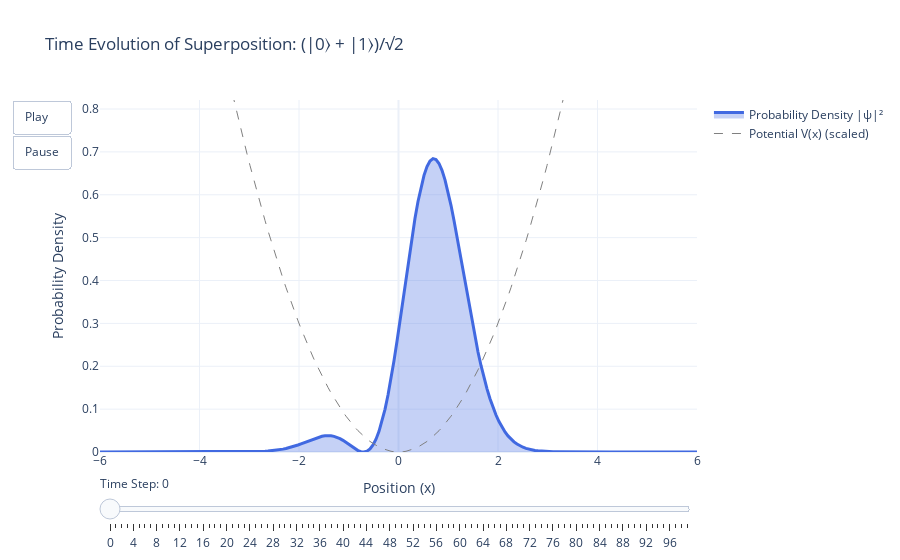

Notebook code cell kept with this figure:
### Markdown cell above
How does the wavefunction of this superposition state look?

Once again, you can skip the details of this code.

### Code cell
import numpy as np
import qutip as qp
import plotly.graph_objects as go
from scipy.special import eval_hermite
from math import factorial

# --- 1. Physics Setup ---
# System parameters
N = 10                  # Hilbert space size
x_vec = np.linspace(-6, 6, 200)  # Position grid
tlist = np.linspace(0, 2*np.pi, 100) # One full period (T = 2pi)

# Define Operators & Hamiltonian
a = qp.destroy(N)
H = a.dag() * a + 0.5 * qp.qeye(N)

# Define Initial State: Equal superposition of |0> and |1>
# This creates the maximum "sloshing" effect
psi0 = (qp.basis(N, 0) + qp.basis(N, 1)).unit()

# Time Evolution
result = qp.sesolve(H, psi0, tlist, [])

# --- 2. Helper: Convert Fock Basis to Position Basis ---
def get_x_basis_matrix(x_grid, N_dim):
    """
    Creates a matrix where rows are the analytic eigenstates evaluated at x.
    Shape: (N_dim, len(x_grid))
    """
    basis_matrix = np.zeros((N_dim, len(x_grid)))
    for n in range(N_dim):
        # Analytic formula for QHO eigenstates (m=w=hbar=1)
        norm = 1.0 / np.sqrt(2**n * factorial(n) * np.sqrt(np.pi))
        basis_matrix[n, :] = norm * eval_hermite(n, x_grid) * np.exp(-x_grid**2 / 2)
    return basis_matrix

# Precompute basis functions (Matrix M)
# We can find psi(x,t) by: psi(x,t) = M.T @ coeffs(t)
basis_x = get_x_basis_matrix(x_vec, N)

# --- 3. Generate Frames for Animation ---
frames = []
max_prob = 0 # Track max height for plotting

for i, t in enumerate(tlist):
    # Get coefficients c_n for current time step
    # result.states[i] is a Qobj, .full() gives the dense vector
    coeffs = result.states[i].full().flatten()
    
    # Calculate wavefunction: sum(c_n * psi_n(x))
    # Using matrix multiplication for speed
    psi_x = np.dot(coeffs, basis_x)
    
    # Probability Density
    prob_density = np.abs(psi_x)**2
    max_prob = max(max_prob, np.max(prob_density))
    
    frames.append(go.Frame(
        data=[go.Scatter(x=x_vec, y=prob_density)],
        name=str(i) # Name used for linking slider
    ))

# --- 4. Build the Plotly Figure ---
fig = go.Figure(
    data=[
        # Trace 0: The dynamic wavefunction (Start at t=0)
        go.Scatter(
            x=x_vec, 
            y=np.abs(np.dot(result.states[0].full().flatten(), basis_x))**2,
            mode='lines',
            name='Probability Density |ψ|²',
            line=dict(color='royalblue', width=3),
            fill='tozeroy',
            fillcolor='rgba(65, 105, 225, 0.3)'
        ),
        # Trace 1: The Potential Well (Static Background)
        # Scaled arbitrarily to fit the plot nicely
        go.Scatter(
            x=x_vec,
            y=0.5 * x_vec**2 * 0.15, # Scaled potential V(x)
            mode='lines',
            name='Potential V(x) (scaled)',
            line=dict(color='gray', dash='dash', width=1),
            hoverinfo='skip'
        )
    ],
    frames=frames
)

# --- 5. Add Controls (Play Button & Slider) ---
fig.update_layout(
    title="Time Evolution of Superposition: (|0⟩ + |1⟩)/√2",
    xaxis_title="Position (x)",
    yaxis_title="Probability Density",
    yaxis=dict(range=[0, max_prob * 1.2]), # Fix Y-axis to prevent jumping
    template="plotly_white",
    
    updatemenus=[dict(
        type="buttons",
        showactive=False,
        buttons=[dict(
            label="Play",
            method="animate",
            args=[None, dict(frame=dict(duration=50, redraw=True), fromcurrent=True)]
        ),
        dict(
            label="Pause",
            method="animate",
            args=[[None], dict(frame=dict(duration=0, redraw=False), mode="immediate", transition=dict(duration=0))]
        )]
    )],
    
    sliders=[dict(
        steps=[dict(
            method='animate',
            args=[[str(k)], dict(mode='immediate', frame=dict(duration=0, redraw=True), transition=dict(duration=0))],
            label=f"{k}"
        ) for k in range(len(tlist))],
        currentvalue={"prefix": "Time Step: "}
    )]
)

fig.show()

### Figure 1 — Plotly figure (JSON) as saved in the notebook; plotly's stock layout.template omitted (floating-point values rounded to 4 significant figures; data arrays with more than 128 entries replaced by an {"elided": "..."} marker saying what was removed)
{"data": [{"fill": "tozeroy", "fillcolor": "rgba(65, 105, 225, 0.3)", "line": {"color": "royalblue", "width": 3}, "mode": "lines", "name": "Probability Density |ψ|²", "type": "scatter", "x": {"elided": "200 float values"}, "y": {"elided": "200 float values"}}, {"hoverinfo": "skip", "line": {"color": "gray", "dash": "dash", "width": 1}, "mode": "lines", "name": "Potential V(x) (scaled)", "type": "scatter", "x": {"elided": "200 float values"}, "y": {"elided": "200 float values"}}], "layout": {"sliders": [{"currentvalue": {"prefix": "Time Step: "}, "steps": [{"args": [["0"], {"frame": {"duration": 0, "redraw": true}, "mode": "immediate", "transition": {"duration": 0}}], "label": "0", "method": "animate"}, {"args": [["1"], {"frame": {"duration": 0, "redraw": true}, "mode": "immediate", "transition": {"duration": 0}}], "label": "1", "method": "animate"}, {"args": [["2"], {"frame": {"duration": 0, "redraw": true}, "mode": "immediate", "transition": {"duration": 0}}], "label": "2", "method": "animate"}, {"args": [["3"], {"frame": {"duration": 0, "redraw": true}, "mode": "immediate", "transition": {"duration": 0}}], "label": "3", "method": "animate"}, {"args": [["4"], {"frame": {"duration": 0, "redraw": true}, "mode": "immediate", "transition": {"duration": 0}}], "label": "4", "method": "animate"}, {"args": [["5"], {"frame": {"duration": 0, "redraw": true}, "mode": "immediate", "transition": {"duration": 0}}], "label": "5", "method": "animate"}, {"args": [["6"], {"frame": {"duration": 0, "redraw": true}, "mode": "immediate", "transition": {"duration": 0}}], "label": "6", "method": "animate"}, {"args": [["7"], {"frame": {"duration": 0, "redraw": true}, "mode": "immediate", "transition": {"duration": 0}}], "label": "7", "method": "animate"}, {"args": [["8"], {"frame": {"duration": 0, "redraw": true}, "mode": "immediate", "transition": {"duration": 0}}], "label": "8", "method": "animate"}, {"args": [["9"], {"frame": {"duration": 0, "redraw": true}, "mode": "immediate", "transition": {"duration": 0}}], "label": "9", "method": "animate"}, {"args": [["10"], {"frame": {"duration": 0, "redraw": true}, "mode": "immediate", "transition": {"duration": 0}}], "label": "10", "method": "animate"}, {"args": [["11"], {"frame": {"duration": 0, "redraw": true}, "mode": "immediate", "transition": {"duration": 0}}], "label": "11", "method": "animate"}, {"args": [["12"], {"frame": {"duration": 0, "redraw": true}, "mode": "immediate", "transition": {"duration": 0}}], "label": "12", "method": "animate"}, {"args": [["13"], {"frame": {"duration": 0, "redraw": true}, "mode": "immediate", "transition": {"duration": 0}}], "label": "13", "method": "animate"}, {"args": [["14"], {"frame": {"duration": 0, "redraw": true}, "mode": "immediate", "transition": {"duration": 0}}], "label": "14", "method": "animate"}, {"args": [["15"], {"frame": {"duration": 0, "redraw": true}, "mode": "immediate", "transition": {"duration": 0}}], "label": "15", "method": "animate"}, {"args": [["16"], {"frame": {"duration": 0, "redraw": true}, "mode": "immediate", "transition": {"duration": 0}}], "label": "16", "method": "animate"}, {"args": [["17"], {"frame": {"duration": 0, "redraw": true}, "mode": "immediate", "transition": {"duration": 0}}], "label": "17", "method": "animate"}, {"args": [["18"], {"frame": {"duration": 0, "redraw": true}, "mode": "immediate", "transition": {"duration": 0}}], "label": "18", "method": "animate"}, {"args": [["19"], {"frame": {"duration": 0, "redraw": true}, "mode": "immediate", "transition": {"duration": 0}}], "label": "19", "method": "animate"}, {"args": [["20"], {"frame": {"duration": 0, "redraw": true}, "mode": "immediate", "transition": {"duration": 0}}], "label": "20", "method": "animate"}, {"args": [["21"], {"frame": {"duration": 0, "redraw": true}, "mode": "immediate", "transition": {"duration": 0}}], "label": "21", "method": "animate"}, {"args": [["22"], {"frame": {"duration": 0, "redraw": true}, "mode": "immediate", "transition": {"duration": 0}}], "label": "22", "method": "animate"}, {"args": [["23"], {"frame": {"duration": 0, "redraw": true}, "mode": "immediate", "transition": {"duration": 0}}], "label": "23", "method": "animate"}, {"args": [["24"], {"frame": {"duration": 0, "redraw": true}, "mode": "immediate", "transition": {"duration": 0}}], "label": "24", "method": "animate"}, {"args": [["25"], {"frame": {"duration": 0, "redraw": true}, "mode": "immediate", "transition": {"duration": 0}}], "label": "25", "method": "animate"}, {"args": [["26"], {"frame": {"duration": 0, "redraw": true}, "mode": "immediate", "transition": {"duration": 0}}], "label": "26", "method": "animate"}, {"args": [["27"], {"frame": {"duration": 0, "redraw": true}, "mode": "immediate", "transition": {"duration": 0}}], "label": "27", "method": "animate"}, {"args": [["28"], {"frame": {"duration": 0, "redraw": true}, "mode": "immediate", "transition": {"duration": 0}}], "label": "28", "method": "animate"}, {"args": [["29"], {"frame": {"duration": 0, "redraw": true}, "mode": "immediate", "transition": {"duration": 0}}], "label": "29", "method": "animate"}, {"args": [["30"], {"frame": {"duration": 0, "redraw": true}, "mode": "immediate", "transition": {"duration": 0}}], "label": "30", "method": "animate"}, {"args": [["31"], {"frame": {"duration": 0, "redraw": true}, "mode": "immediate", "transition": {"duration": 0}}], "label": "31", "method": "animate"}, {"args": [["32"], {"frame": {"duration": 0, "redraw": true}, "mode": "immediate", "transition": {"duration": 0}}], "label": "32", "method": "animate"}, {"args": [["33"], {"frame": {"duration": 0, "redraw": true}, "mode": "immediate", "transition": {"duration": 0}}], "label": "33", "method": "animate"}, {"args": [["34"], {"frame": {"duration": 0, "redraw": true}, "mode": "immediate", "transition": {"duration": 0}}], "label": "34", "method": "animate"}, {"args": [["35"], {"frame": {"duration": 0, "redraw": true}, "mode": "immediate", "transition": {"duration": 0}}], "label": "35", "method": "animate"}, {"args": [["36"], {"frame": {"duration": 0, "redraw": true}, "mode": "immediate", "transition": {"duration": 0}}], "label": "36", "method": "animate"}, {"args": [["37"], {"frame": {"duration": 0, "redraw": true}, "mode": "immediate", "transition": {"duration": 0}}], "label": "37", "method": "animate"}, {"args": [["38"], {"frame": {"duration": 0, "redraw": true}, "mode": "immediate", "transition": {"duration": 0}}], "label": "38", "method": "animate"}, {"args": [["39"], {"frame": {"duration": 0, "redraw": true}, "mode": "immediate", "transition": {"duration": 0}}], "label": "39", "method": "animate"}, {"args": [["40"], {"frame": {"duration": 0, "redraw": true}, "mode": "immediate", "transition": {"duration": 0}}], "label": "40", "method": "animate"}, {"args": [["41"], {"frame": {"duration": 0, "redraw": true}, "mode": "immediate", "transition": {"duration": 0}}], "label": "41", "method": "animate"}, {"args": [["42"], {"frame": {"duration": 0, "redraw": true}, "mode": "immediate", "transition": {"duration": 0}}], "label": "42", "method": "animate"}, {"args": [["43"], {"frame": {"duration": 0, "redraw": true}, "mode": "immediate", "transition": {"duration": 0}}], "label": "43", "method": "animate"}, {"args": [["44"], {"frame": {"duration": 0, "redraw": true}, "mode": "immediate", "transition": {"duration": 0}}], "label": "44", "method": "animate"}, {"args": [["45"], {"frame": {"duration": 0, "redraw": true}, "mode": "immediate", "transition": {"duration": 0}}], "label": "45", "method": "animate"}, {"args": [["46"], {"frame": {"duration": 0, "redraw": true}, "mode": "immediate", "transition": {"duration": 0}}], "label": "46", "method": "animate"}, {"args": [["47"], {"frame": {"duration": 0, "redraw": true}, "mode": "immediate", "transition": {"duration": 0}}], "label": "47", "method": "animate"}, {"args": [["48"], {"frame": {"duration": 0, "redraw": true}, "mode": "immediate", "transition": {"duration": 0}}], "label": "48", "method": "animate"}, {"args": [["49"], {"frame": {"duration": 0, "redraw": true}, "mode": "immediate", "transition": {"duration": 0}}], "label": "49", "method": "animate"}, {"args": [["50"], {"frame": {"duration": 0, "redraw": true}, "mode": "immediate", "transition": {"duration": 0}}], "label": "50", "method": "animate"}, {"args": [["51"], {"frame": {"duration": 0, "redraw": true}, "mode": "immediate", "transition": {"duration": 0}}], "label": "51", "method": "animate"}, {"args": [["52"], {"frame": {"duration": 0, "redraw": true}, "mode": "immediate", "transition": {"duration": 0}}], "label": "52", "method": "animate"}, {"args": [["53"], {"frame": {"duration": 0, "redraw": true}, "mode": "immediate", "transition": {"duration": 0}}], "label": "53", "method": "animate"}, {"args": [["54"], {"frame": {"duration": 0, "redraw": true}, "mode": "immediate", "transition": {"duration": 0}}], "label": "54", "method": "animate"}, {"args": [["55"], {"frame": {"duration": 0, "redraw": true}, "mode": "immediate", "transition": {"duration": 0}}], "label": "55", "method": "animate"}, {"args": [["56"], {"frame": {"duration": 0, "redraw": true}, "mode": "immediate", "transition": {"duration": 0}}], "label": "56", "method": "animate"}, {"args": [["57"], {"frame": {"duration": 0, "redraw": true}, "mode": "immediate", "transition": {"duration": 0}}], "label": "57", "method": "animate"}, {"args": [["58"], {"frame": {"duration": 0, "redraw": true}, "mode": "immediate", "transition": {"duration": 0}}], "label": "58", "method": "animate"}, {"args": [["59"], {"frame": {"duration": 0, "redraw": true}, "mode": "immediate", "transition": {"duration": 0}}], "label": "59", "method": "animate"}, {"args": [["60"], {"frame": {"duration": 0, "redraw": true}, "mode": "immediate", "transition": {"duration": 0}}], "label": "60", "method": "animate"}, {"args": [["61"], {"frame": {"duration": 0, "redraw": true}, "mode": "immediate", "transition": {"duration": 0}}], "label": "61", "method": "animate"}, {"args": [["62"], {"frame": {"duration": 0, "redraw": true}, "mode": "immediate", "transition": {"duration": 0}}], "label": "62", "method": "animate"}, {"args": [["63"], {"frame": {"duration": 0, "redraw": true}, "mode": "immediate", "transition": {"duration": 0}}], "label": "63", "method": "animate"}, {"args": [["64"], {"frame": {"duration": 0, "redraw": true}, "mode": "immediate", "transition": {"duration": 0}}], "label": "64", "method": "animate"}, {"args": [["65"], {"frame": {"duration": 0, "redraw": true}, "mode": "immediate", "transition": {"duration": 0}}], "label": "65", "method": "animate"}, {"args": [["66"], {"frame": {"duration": 0, "redraw": true}, "mode": "immediate", "transition": {"duration": 0}}], "label": "66", "method": "animate"}, {"args": [["67"], {"frame": {"duration": 0, "redraw": true}, "mode": "immediate", "transition": {"duration": 0}}], "label": "67", "method": "animate"}, {"args": [["68"], {"frame": {"duration": 0, "redraw": true}, "mode": "immediate", "transition": {"duration": 0}}], "label": "68", "method": "animate"}, {"args": [["69"], {"frame": {"duration": 0, "redraw": true}, "mode": "immediate", "transition": {"duration": 0}}], "label": "69", "method": "animate"}, {"args": [["70"], {"frame": {"duration": 0, "redraw": true}, "mode": "immediate", "transition": {"duration": 0}}], "label": "70", "method": "animate"}, {"args": [["71"], {"frame": {"duration": 0, "redraw": true}, "mode": "immediate", "transition": {"duration": 0}}], "label": "71", "method": "animate"}, {"args": [["72"], {"frame": {"duration": 0, "redraw": true}, "mode": "immediate", "transition": {"duration": 0}}], "label": "72", "method": "animate"}, {"args": [["73"], {"frame": {"duration": 0, "redraw": true}, "mode": "immediate", "transition": {"duration": 0}}], "label": "73", "method": "animate"}, {"args": [["74"], {"frame": {"duration": 0, "redraw": true}, "mode": "immediate", "transition": {"duration": 0}}], "label": "74", "method": "animate"}, {"args": [["75"], {"frame": {"duration": 0, "redraw": true}, "mode": "immediate", "transition": {"duration": 0}}], "label": "75", "method": "animate"}, {"args": [["76"], {"frame": {"duration": 0, "redraw": true}, "mode": "immediate", "transition": {"duration": 0}}], "label": "76", "method": "animate"}, {"args": [["77"], {"frame": {"duration": 0, "redraw": true}, "mode": "immediate", "transition": {"duration": 0}}], "label": "77", "method": "animate"}, {"args": [["78"], {"frame": {"duration": 0, "redraw": true}, "mode": "immediate", "transition": {"duration": 0}}], "label": "78", "method": "animate"}, {"args": [["79"], {"frame": {"duration": 0, "redraw": true}, "mode": "immediate", "transition": {"duration": 0}}], "label": "79", "method": "animate"}, {"args": [["80"], {"frame": {"duration": 0, "redraw": true}, "mode": "immediate", "transition": {"duration": 0}}], "label": "80", "method": "animate"}, {"args": [["81"], {"frame": {"duration": 0, "redraw": true}, "mode": "immediate", "transition": {"duration": 0}}], "label": "81", "method": "animate"}, {"args": [["82"], {"frame": {"duration": 0, "redraw": true}, "mode": "immediate", "transition": {"duration": 0}}], "label": "82", "method": "animate"}, {"args": [["83"], {"frame": {"duration": 0, "redraw": true}, "mode": "immediate", "transition": {"duration": 0}}], "label": "83", "method": "animate"}, {"args": [["84"], {"frame": {"duration": 0, "redraw": true}, "mode": "immediate", "transition": {"duration": 0}}], "label": "84", "method": "animate"}, {"args": [["85"], {"frame": {"duration": 0, "redraw": true}, "mode": "immediate", "transition": {"duration": 0}}], "label": "85", "method": "animate"}, {"args": [["86"], {"frame": {"duration": 0, "redraw": true}, "mode": "immediate", "transition": {"duration": 0}}], "label": "86", "method": "animate"}, {"args": [["87"], {"frame": {"duration": 0, "redraw": true}, "mode": "immediate", "transition": {"duration": 0}}], "label": "87", "method": "animate"}, {"args": [["88"], {"frame": {"duration": 0, "redraw": true}, "mode": "immediate", "transition": {"duration": 0}}], "label": "88", "method": "animate"}, {"args": [["89"], {"frame": {"duration": 0, "redraw": true}, "mode": "immediate", "transition": {"duration": 0}}], "label": "89", "method": "animate"}, {"args": [["90"], {"frame": {"duration": 0, "redraw": true}, "mode": "immediate", "transition": {"duration": 0}}], "label": "90", "method": "animate"}, {"args": [["91"], {"frame": {"duration": 0, "redraw": true}, "mode": "immediate", "transition": {"duration": 0}}], "label": "91", "method": "animate"}, {"args": [["92"], {"frame": {"duration": 0, "redraw": true}, "mode": "immediate", "transition": {"duration": 0}}], "label": "92", "method": "animate"}, {"args": [["93"], {"frame": {"duration": 0, "redraw": true}, "mode": "immediate", "transition": {"duration": 0}}], "label": "93", "method": "animate"}, {"args": [["94"], {"frame": {"duration": 0, "redraw": true}, "mode": "immediate", "transition": {"duration": 0}}], "label": "94", "method": "animate"}, {"args": [["95"], {"frame": {"duration": 0, "redraw": true}, "mode": "immediate", "transition": {"duration": 0}}], "label": "95", "method": "animate"}, {"args": [["96"], {"frame": {"duration": 0, "redraw": true}, "mode": "immediate", "transition": {"duration": 0}}], "label": "96", "method": "animate"}, {"args": [["97"], {"frame": {"duration": 0, "redraw": true}, "mode": "immediate", "transition": {"duration": 0}}], "label": "97", "method": "animate"}, {"args": [["98"], {"frame": {"duration": 0, "redraw": true}, "mode": "immediate", "transition": {"duration": 0}}], "label": "98", "method": "animate"}, {"args": [["99"], {"frame": {"duration": 0, "redraw": true}, "mode": "immediate", "transition": {"duration": 0}}], "label": "99", "method": "animate"}]}], "title": {"text": "Time Evolution of Superposition: (|0⟩ + |1⟩)/√2"}, "updatemenus": [{"buttons": [{"args": [null, {"frame": {"duration": 50, "redraw": true}, "fromcurrent": true}], "label": "Play", "method": "animate"}, {"args": [[null], {"frame": {"duration": 0, "redraw": false}, "mode": "immediate", "transition": {"duration": 0}}], "label": "Pause", "method": "animate"}], "showactive": false, "type": "buttons"}], "xaxis": {"title": {"text": "Position (x)"}}, "yaxis": {"range": [0, 0.821], "title": {"text": "Probability Density"}}}}
